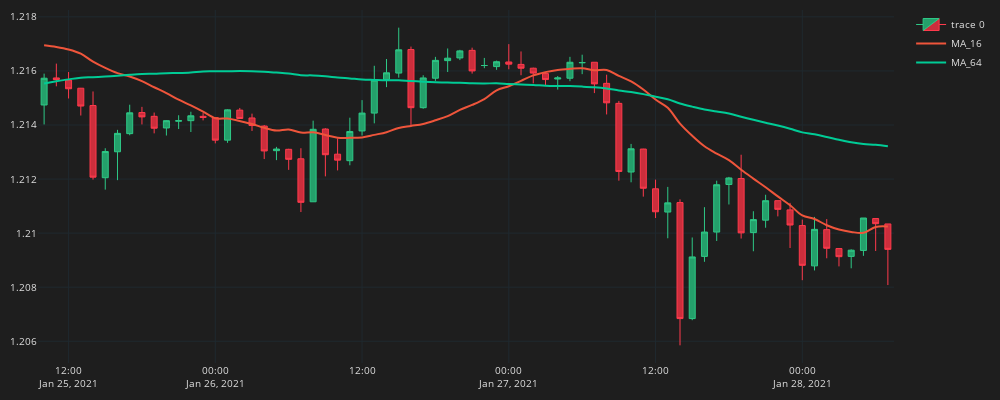

Here is the notebook cell this chart was saved with:
### Code cell
fig = go.Figure()
fig.add_trace(go.Candlestick(
    x=df_plot.time, open=df_plot.mid_o, high=df_plot.mid_h, low=df_plot.mid_l, close=df_plot.mid_c,
    line=dict(width=1), opacity=1,
    increasing_fillcolor='#24A06B',
    decreasing_fillcolor="#CC2E3C",
    increasing_line_color='#2EC886',  
    decreasing_line_color='#FF3A4C'
))
for ma in ma_list:  
    col = f"MA_{ma}"
    fig.add_trace(go.Scatter(x=df_plot.time, 
        y=df_plot[col],
        line=dict(width=2),
        line_shape='spline',
        name=col
        ))
fig.update_layout(width=1000,height=400,
    margin=dict(l=10,r=10,b=10,t=10),
    font=dict(size=10,color="#e1e1e1"),
    paper_bgcolor="#1e1e1e",
    plot_bgcolor="#1e1e1e")
fig.update_xaxes(
    gridcolor="#1f292f",
    showgrid=True,fixedrange=True,rangeslider=dict(visible=False)
)
fig.update_yaxes(
    gridcolor="#1f292f",
    showgrid=True
)
fig.show()
